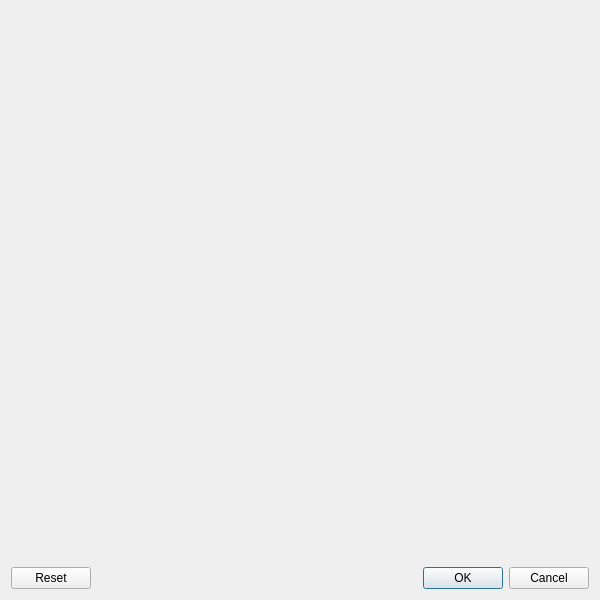
<?xml version="1.0" encoding="UTF-8"?>
<ui version="4.0">
 <class>LabelSelectorDialog</class>
 <widget class="QDialog" name="LabelSelectorDialog">
  <property name="geometry">
   <rect>
    <x>0</x>
    <y>0</y>
    <width>600</width>
    <height>600</height>
   </rect>
  </property>
  <property name="windowTitle">
   <string>Base</string>
  </property>
  <layout class="QVBoxLayout" name="verticalLayout">
   <item>
    <widget class="LabelSelectorWidget" name="widget" native="true"/>
   </item>
   <item>
    <spacer name="verticalSpacer">
     <property name="orientation">
      <enum>Qt::Vertical</enum>
     </property>
     <property name="sizeHint" stdset="0">
      <size>
       <width>20</width>
       <height>40</height>
      </size>
     </property>
    </spacer>
   </item>
   <item>
    <widget class="QDialogButtonBox" name="buttonBox">
     <property name="orientation">
      <enum>Qt::Horizontal</enum>
     </property>
     <property name="standardButtons">
      <set>QDialogButtonBox::Cancel|QDialogButtonBox::Ok|QDialogButtonBox::Reset</set>
     </property>
     <property name="centerButtons">
      <bool>false</bool>
     </property>
    </widget>
   </item>
  </layout>
 </widget>
 <customwidgets>
  <customwidget>
   <class>LabelSelectorWidget</class>
   <extends>QWidget</extends>
   <header>LabelSelectorWidget.h</header>
   <container>1</container>
  </customwidget>
 </customwidgets>
 <resources/>
 <connections/>
</ui>
